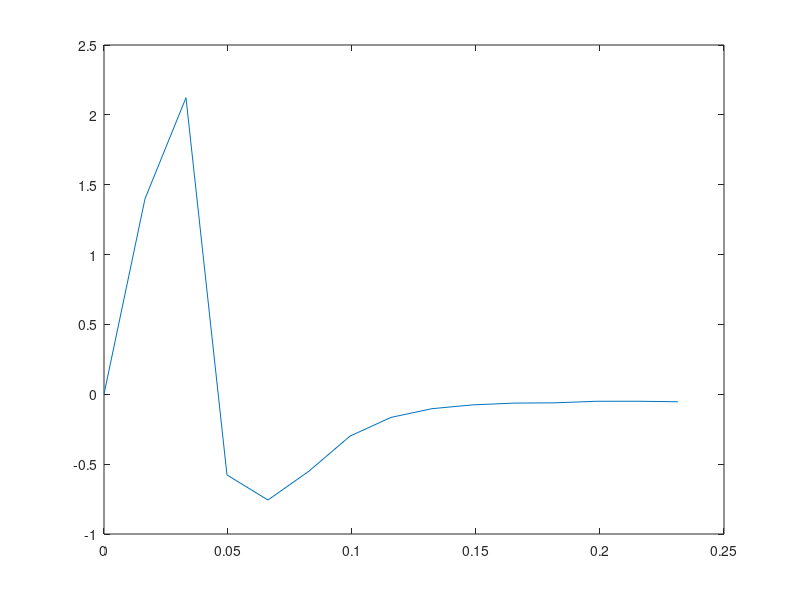

MATLAB code for this plot: (Note: this script raises an error after producing the figure.)
% t_viveOptimal
% 
% Build the optimal RGC stimulus for one eye of the HTC Vive

% Vive specs:
% 1080x1200 per eye, 2160x1200 total
% 2160/2 pixels = 110 degrees
% 9.82 pixels per degree
% 0.1019 degrees per pixel

% Typically we are concerned with the spacing within one class, in which
% case density is halved and the spacings should be multiplied by sqrt2.

% scale factor = ['on parasol', 'off parasol', 'on midget', 'off midget', 'sbc]
% scale factor = [18.92 0.85*18.9211 10.76 0.85*10.7629 20]
% scale midget = mean([10.76 0.85*10.7629]) = 9.95
% scaleFactor = [18.92 0.85*18.9211 10.76 0.85*10.7629 20]./9.95
%% Choose cell type

clear;
close all;

% This sets the size of the STAs for individual cells

cellType = 'on parasol';
% cellType = 'off parasol';
% cellType = 'on midget';
% cellType = 'off midget';
% cellType = 'on sbc';

% Spatial scale factor by type
% scaleFactorArr = ['on parasol', 'off parasol', 'on midget', 'off midget', 'sbc]
scaleFactorArr = [18.92 0.85*18.9211 10.76 0.85*10.7629 20]./9.95;

%% Add paths - isetbio, HLMaxFiring, RemoteDataToolbox
% addpath(genpath(isetbioRootPath))

%% Initialize movie

% Set size of movie, based on Vive specs:
% 1080x1200 per eye, 2160x1200 total


eyeLateral = 'both';
% eyeLateral = 'left';
% eyeLateral = 'right';

zeroPad = 0;
szCols = 1080+zeroPad; szRows = 1080+zeroPad;
disp(['szCols:' num2str(round(szCols))]);
disp(['szRows:' num2str(round(szRows))]);

timeLength = 20; % seconds

fps = 30; % frames per second
frames = timeLength*fps;

% 1 is most dense, higher is less dense
densityFactor = 2;

% Binocular field of view (FOV)
fovCols = 110; % horizontal fov in degrees for vive: http://doc-ok.org/?p=1414
fovRows = 110;%122;

% % movieBig = 128*uint8(ones(szRows,szCols,frames));
% movieBig = single(zeros(szRows,szCols,frames));

% 2160/2 pixels = 110 degrees
% 9.82 pixels per degree
pixelsPerDegree = szCols/fovCols;
% 0.1019 degrees per pixel
degreesPerPixel = fovCols/szCols;

%% Get temporal response from physiology data

% Use the RemoteDataToolbox
% rdt = RdtClient('isetbio');

% Get data for chosen cell type
switch (cellType)
    case{'on parasol'}
%         rdt.crp('resources/data/rgc/apricot');
%         data = rdt.readArtifact('mosaicGLM_apricot_ONParasol', 'type', 'mat');
%         mosaicGLM = data.mosaicGLM;
        load('dat/mosaicGLM_apricot_ONParasol.mat');
        scaleFactor = scaleFactorArr(1);
    case{'off parasol'}
%         rdt.crp('resources/data/rgc/apricot');
%         data = rdt.readArtifact('mosaicGLM_apricot_OFFParasol', 'type', 'mat');
%         mosaicGLM = data.mosaicGLM;
        load('dat/mosaicGLM_apricot_OFFParasol.mat');
        scaleFactor = scaleFactorArr(2);
    case{'on midget'}
%         rdt.crp('resources/data/rgc/apricot');
%         data = rdt.readArtifact('mosaicGLM_apricot_ONMidget', 'type', 'mat');
%         mosaicGLM = data.mosaicGLM;
        load('dat/mosaicGLM_apricot_ONMidget.mat');
        scaleFactor = scaleFactorArr(3);
    case{'off midget'}
%         rdt.crp('resources/data/rgc/apricot');      
%         data = rdt.readArtifact('mosaicGLM_apricot_OFFMidget', 'type', 'mat');
%         mosaicGLM = data.mosaicGLM;
        load('dat/mosaicGLM_apricot_OFFMidget.mat');
        scaleFactor = scaleFactorArr(4);
    case{'on sbc','sbc'}
%         rdt.crp('resources/data/rgc/apricot');
%         data = rdt.readArtifact('mosaicGLM_apricot_sbc', 'type', 'mat');
%         mosaicGLM = data.mosaicGLM;
        load('dat/mosaicGLM_apricot_sbc.mat');
        scaleFactor = scaleFactorArr(5);
end

% Take mean impulse response function (IRF) over all the cells in the mosaic
for i = 1:length(mosaicGLM)
    irfTemp = mosaicGLM{i}.linearfilters.Stimulus.time_rk1;
    [mv,mi] = max(abs(irfTemp)); irfSign(i) = sign(irfTemp(mi));
    
    irf(i,:) = irfSign(i)*mosaicGLM{i}.linearfilters.Stimulus.time_rk1;
    
end
figure; plot([0:-1+size(irf,2)]/60.5,mean(irf));
irfMean = mean(irf);

% Make the peak IRF negative for off cells
switch (cellType)
    case{'off parasol','off midget'}
        irfMean = -irfMean;
end

irfInterp = interp1([0:-1+size(irf,2)]/60.5,irfMean,[0:1/fps:0.2]);

%% Test spatial response
rfRadius = 5;
[so, spatialRFonedim, magnitude1STD] = buildSpatialRF(rfRadius);
% magnitude1STD
% figure; imagesc(so);

%% Get lookup table for how large RF is 
% There is an asymmetry in the size of RGC RFs over the retina

% CHECK SUPERIOR/INFERIOR
rgcDiameterLUT = scaleFactor*sqrt(2)*watsonRGCSpacing(szCols,szCols,fovRows)';

if strcmpi(eyeLateral,'right'); rgcDiameterLUT = fliplr(rgcDiameterLUT); end

if strcmpi(eyeLateral,'both'); 
    rgcDiameterLUTBoth = 0.5*(rgcDiameterLUT+fliplr(rgcDiameterLUT)); 
    rgcDiameterLUT = rgcDiameterLUTBoth; 
end

figure; degStart = -fovCols/2; degEnd = fovCols/2;
degarr = [degStart: (degEnd-degStart)/szCols : degEnd];
contourf(degarr,degarr,rgcDiameterLUT,[0:max(rgcDiameterLUT(:))/20:max(rgcDiameterLUT(:))] ); axis square
title(sprintf('Human %s RGC RF Size (degrees)',cellType)); colorbar; 

%% Add to big movie

% Initialize movie
movieBig = single(zeros(szRows,szCols,frames));

eccind = 0;

% Set center - Vive display is 55 degrees per eye
degCenterX = fovRows/2; degCenterY = fovCols/2;

% Set array of eccentricity values at which to put STA stimulus
eccArr = [1:1:fovCols/2 - 4];
% eccArr = [.1:.25:5 5:.5:10 10:1:27.5];

% Scale the sRF appropriately by cell type
switch (cellType)
    case{'onparasol'}
        sRFmultFactor = 2;
    case{'offparasol'}
        sRFmultFactor = 1.8;
    case{'onsbc','sbc'}
        sRFmultFactor = 2.2;
    otherwise 
        sRFmultFactor = 1;
end

% Loop over eccentricities, put STA stim at individual positions

% nAngles = 128;
angleNoise = 0;
eccNoise   = 0;

% angleNoise = 0.5;
% eccNoise   = 0.5;

% nAngles = round(16+[1:length(eccArr)].^2*256/(length(eccArr))^2);
nAngles = 256;%round(16+[1:length(eccArr)]*2*256/(length(eccArr))^1);

for ecc = eccArr;
    eccind = eccind+1; 

    % Display how much has been done, how much to go
    % [eccind length(eccArr)]    
    
    % xc = ecc*sin(theta), yc = ecc*cos(theta)
%     for xc = [-1:.25/1:1]
%         for yc = [-1:.25/1:1]
    thetaInd = 0;
    for theta = [0 : 2*pi / nAngles : 2*pi - 2*pi/nAngles]
%     for theta = [0 : 2*pi / nAngles(eccind) : 2*pi - 2*pi/nAngles(eccind)]
        thetaInd = thetaInd+1;
        % Convert theta to x,y coordinates with some angular noise
        xc = cos(theta) + angleNoise*(1/2)*(rand(1,1)-.5); 
        yc = sin(theta) + angleNoise*(1/2)*(rand(1,1)-.5);
            if ~(xc == 0 && yc == 0)

                % Add some noise to the position
                xcr = xc;% + 0*ecc*(1/2)*(rand(1,1)-.5);
                ycr = yc;% + 0*ecc*(1/2)*(rand(1,1)-.5);
                nv = norm([xcr ycr]); 
                xcn = xcr/nv; ycn = ycr/nv;

                % Get position in pixels instead of degrees
                degX = degCenterX + ecc*xcn;%ecc*(1 + eccNoise*(1/2)*(rand(1,1)-.5));%*xcn; 
                pixelX = degX*pixelsPerDegree + degX*eccNoise*(1/2)*(rand(1,1)-1);                
                degY = degCenterY + ecc*ycn; %ecc*(1 + eccNoise*(1/2)*(rand(1,1)-.5));%ecc*ycn; 
                pixelY = degY*pixelsPerDegree + degY*eccNoise*(1/2)*(rand(1,1)-1);

                % Get RGC RF diameter from LUT
                LUTshift = (szRows - size(rgcDiameterLUT,1)+1)/2;
                %disp(-LUTshift+round(pixelX));
                %disp(round(pixelY));
                if (-LUTshift+round(pixelX)) > 0
                    rgcDiameterDegrees = sRFmultFactor*rgcDiameterLUT(-LUTshift+round(pixelX),round(pixelY));
                else
                    rgcDiameterDegrees = sRFmultFactor*rgcDiameterLUT(1,round(pixelY));
                end
                rgcDiameterPixels = rgcDiameterDegrees*pixelsPerDegree;

                rgcRadiusPixels = rgcDiameterPixels/2;

                % Build spatial RF according to diameter
                % If less than one pixel, only use one pixel
                % if ecc>5/(scaleFactor*sqrt(2))
                if rgcDiameterDegrees > 2*degreesPerPixel
                    [so, spatialRFonedim, magnitude1STD] = buildSpatialRF(rgcRadiusPixels);
                    so = so./max(abs(so(:)));
                else
                    so = 1;
                end

                % Add temporal resopnse
                sta = so(:)*irfInterp;
                % sta3 = round(128+127* (reshape(sta,[size(so,1),size(so,2),size(irfMean,2)]))./max(abs(sta(:))) );
                sta3 = ( (reshape(sta,[size(so,1),size(so,2),size(irfInterp,2)])) );
                szsta3 = size(sta3);
                % Get start and end position values for adding in STA
                % stimulus
                xcvecst = pixelX - ceil(szsta3(1)/2) + 1;
                xcvecend = pixelX + floor(szsta3(1)/2);
                ycvecst = pixelY - ceil(szsta3(1)/2) + 1;
                ycvecend = pixelY + floor(szsta3(1)/2);

                % Choose random starting time points for stimulus
%                 nInd = 1;%10*12; % frames/size(irf,2)-1;
%                 rstart = round((timeLength*fps-20)*rand(nInd,1))+1;

%                 densityFactor = 2;
                % mnInd = round(.5*frames/size(irf,2))-1;
                if mod(thetaInd,2)
                    rstart = 1: round(densityFactor*size(irfInterp,2)) : frames - 3*size(irfInterp,2) -1; %round((timeLength*fps-20)*rand(nInd,1))+1;
                    % rstart(2:end-1) = rstart(2:end-1) + round(0.4*size(irfInterp,2))*rand(size(rstart(2:end-1)));
                else
                    rstart = ceil([.5*densityFactor*round(size(irfInterp,2)) : round(densityFactor*size(irfInterp,2)) : (frames - 3*size(irfInterp,2) -1)]); %round((timeLength*fps-20)*rand(nInd,1))+1;
                    % rstart(2:end-1) = rstart(2:end-1) + round(0.4*size(irfInterp,2))*rand(size(rstart(2:end-1)));
                end
                rstart = rstart+round(2*size(irfInterp,2)*rand(1,1));
                nInd = length(rstart);
%                 if eccind < (length(eccArr) - 2)
%                 tic
                    for tind = 1:nInd
                        movieBig(round(xcvecst:xcvecend),round(ycvecst:ycvecend),rstart(tind):rstart(tind)+length(irfInterp)-1) = ...
                            movieBig(round(xcvecst:xcvecend),round(ycvecst:ycvecend),rstart(tind):rstart(tind)+length(irfInterp)-1) + (sta3);
                    end
%                     toc
%                 end

%                 tic 
%                 starep = [];
% %                 starep = sta3(:)*ones(1,length(rstart));
% %                 szrep1 = size(starep); 
%                 % zeros(round((densityFactor)*size(irfInterp,2)),length(rstart))
%                 zAdd = zeros(szsta3(1),szsta3(2),round((densityFactor)*size(irfInterp,2)));
%                 staconcat = [sta3(:); zAdd(:)]; 
%                 % stacatrs = reshape(staconcat, szsta3(1),szsta3(2),szsta3(3) + size(zAdd,3));                
%                 starep = staconcat(:)*ones(1,length(rstart));
%                 % Mstarep = [starep; ];
%                 szrep2 = size(starep); szRC = sqrt(szrep1(1)/round((densityFactor)*size(irfInterp,2))); 
%                 stars = (reshape(starep,[szRC szRC (size(sta3,3)+size(zAdd,3))*szrep2(2)]));
%                 movieBig(round(xcvecst:xcvecend),round(ycvecst:ycvecend),1:size(stars,3)) = ...
%                             movieBig(round(xcvecst:xcvecend),round(ycvecst:ycvecend),1:size(stars,3)) + (stars);
%                  toc

%                     % Choose random starting time points for stimulus
%                 rstart = round((200-15)*rand(5,1))+1;
%                 
%                 for tind = 1:length(rstart)
%                     movieBig(round(xcvecst:xcvecend),round(ycvecst:ycvecend),rstart(tind):rstart(tind)+length(irfMean)-1) = ...
%                         movieBig(round(xcvecst:xcvecend),round(ycvecst:ycvecend),rstart(tind):rstart(tind)+length(irfMean)-1) + (sta3);
%                 end

            end
    %         end
    end
    
end

figure; imagesc(-szRows/2+1:szRows/2,-szCols/2+1:szCols/2,sum(movieBig,3)); colormap gray; 
axis(2*[-100 100 -100 100]); axis equal

%% Check size of RFs

checkFlag = 0;
if checkFlag
figure; 
subplot(122);
imagesc(-szRows/2+1:szRows/2,-szCols/2+1:szCols/2,sum(movieBig,3)); colormap gray; 
axis equal; 
axis(2*[-100 100 -100 100]);
caxis([-.5 .75]);
subplot(121); 
% contourf(-szRows/2+1:szRows/2,-szCols/2+1:szCols/2,rgcDiameterLUT);
contourf(pixelsPerDegree*degarr,pixelsPerDegree*degarr,rgcDiameterLUT,[0:max(rgcDiameterLUT(:))/100:max(rgcDiameterLUT(:))] ); axis equal
colormap parula
axis equal;  
axis(2*[-100 100 -100 100]); 
caxis([0 1]);
end

%% Plot sum of frames over time
moviePiece = movieBig(:,:,50+[1:50]);
maxMovie = max(abs(moviePiece(:)));
% medMovie = median(moviePiece(:));
clear moviePiece

movieSmall = uint8(128 + 127*movieBig/maxMovie);

% movieSmall(end,end,:) = 128; movieSmall(end-1,end,:) = 128;
movieSmall(szRows/2-10:szRows/2+10, szCols/2-1:szCols/2+1,:) = 180;
movieSmall(szRows/2-1:szRows/2+1, szCols/2-10:szCols/2+10,:) = 180;
figure; imagesc(sum(abs(movieSmall),3)); colormap gray; axis equal

% clear movieBig
figure; plot(RGB2XWFormat(movieSmall(301:345,301:345,:))');
xlabel('frame'); ylabel('Black <--------------------> White');
title('Check for on vs. off center');

%% Show movie and save
disp('creating movie now...');
% p.save = false;% 
p.save = true;
% p.vname = ['C:/Users/laha/Documents/GitHub/HLMaxFiring/april18_' cellType '_fps' num2str(fps) '.avi']
p.vname = ['C:\Users\laha\Documents\GitHub\regenInVR\media\test_april24_fps' num2str(fps) '.avi'];
% p.vname = ['C:\Users\laha\Documents\GitHub\regenInVR\media\sbc2.avi'];
% p.vname = ['/Users/james/Documents/matlab/isetbio/local/test3_April24' cellType '_fps' num2str(fps) '.avi'];
p.FrameRate = fps;
% figure; 
% set(gcf,'position',[1000         157        1411        1181]);
% set(gcf,'position',[0 0   szRows   szCols]);

%disp('test1')
%ieMovie(movieBig(:,:,1:100), p);
%ieMovie(movieBig, p);
%disp('test2')
 
% ieMovie(movieBig(:,:,1:100));
% ieMovie(movieSmall(:,:,1:100));

movieSmall(end,end,:) = 0; movieSmall(end-1,end,:) = 255;


if p.save
    vObj = VideoWriter(p.vname);%,'Uncompressed AVI');
    vObj.FrameRate = p.FrameRate;
    vObj.Quality = 100;
    open(vObj);
% end

for fr = 1:size(movieSmall,3)
%     imagesc(movieBig(:,:,fr)); colormap gray    
%     imagesc(movieSmall(:,:,fr)); colormap gray; 
%     axis image; set(gca,'xticklabel','','yticklabel','');
    if p.save  
%         F = getframe(gca);%,[0 0 szRows szCols]); 
        F = movieSmall(:,:,fr);
        writeVideo(vObj,F); 
    end
%     drawnow;
end

% Write the video object if save is true
% if p.save
    close(vObj);
end

disp(sprintf('done! movie at\n%s',p.vname));